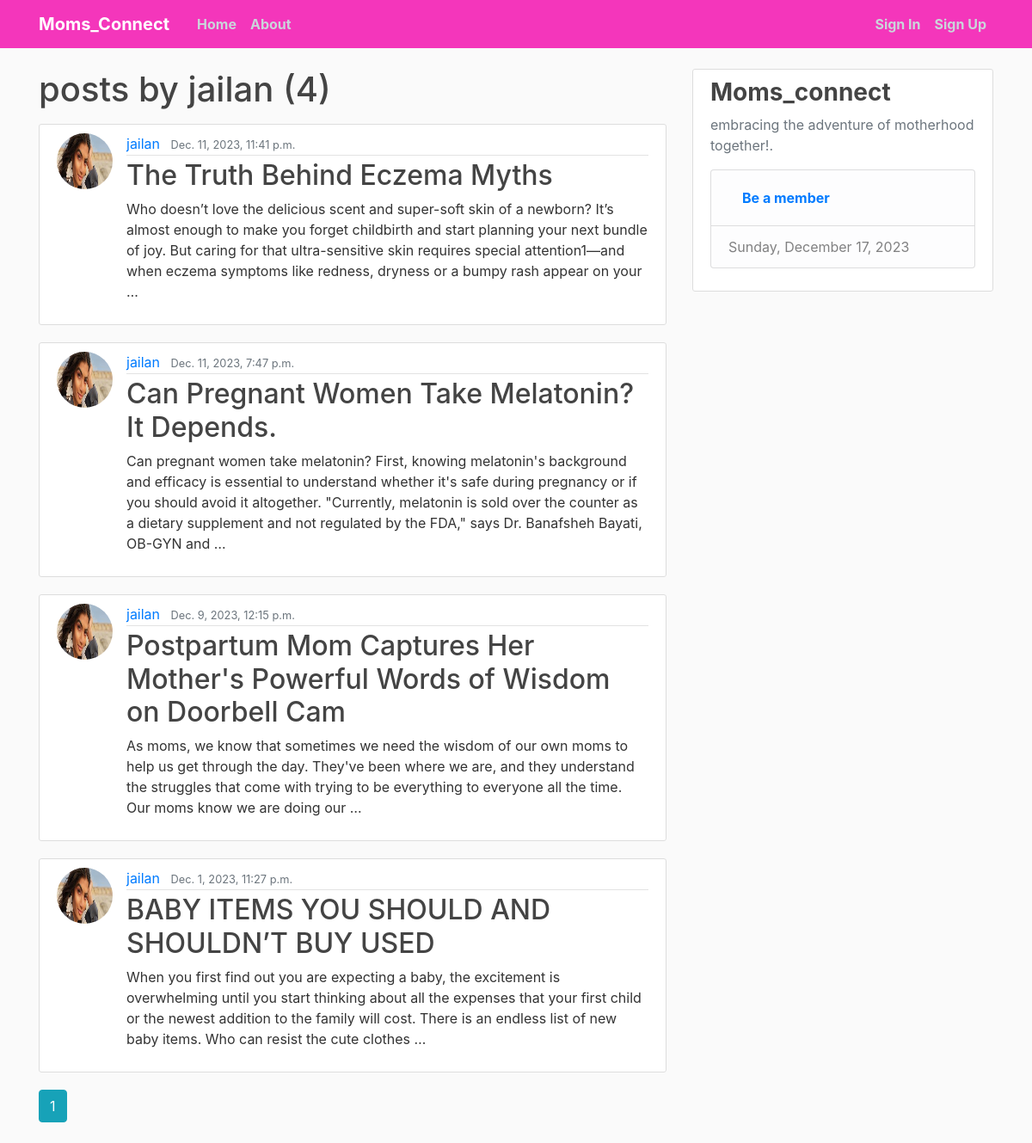
/user/jailan/, run on an earlier commit of the app's database.
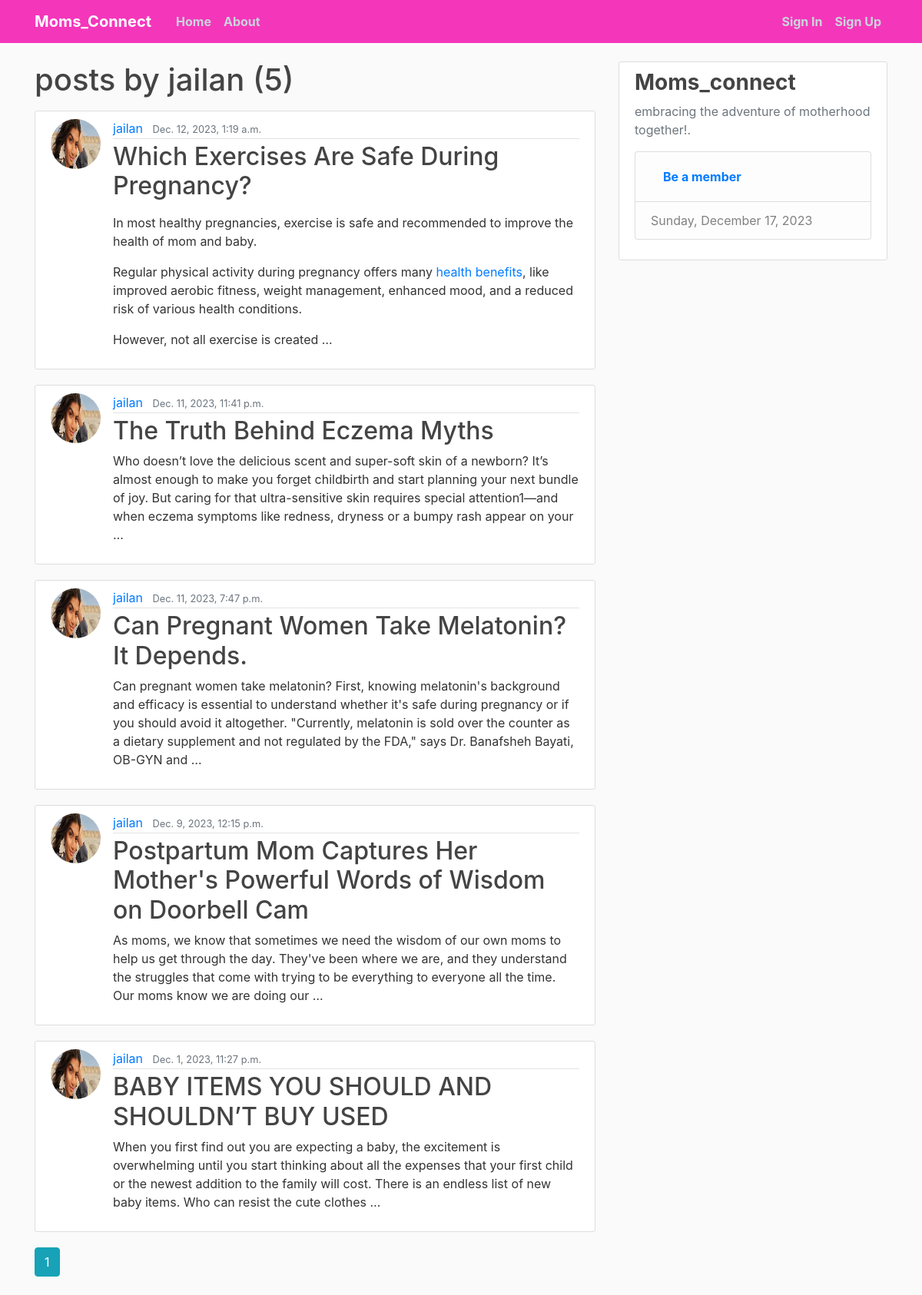
And on a later commit of the database.
### blog/models.py (models this page shows, shortened)
class Post(models.Model):
    title = models.CharField(max_length=200)
    content = RichTextField(blank=True, null=True)
    date_posted = models.DateTimeField(default=timezone.now)
    author = models.ForeignKey(User, on_delete=models.CASCADE)

### users/models.py (models this page shows, shortened)
class Profile(models.Model):
    user = models.OneToOneField(User, on_delete=models.CASCADE)
    Bio = models.CharField(max_length=1000, blank=True)
    image = models.ImageField(default='default.jpg', upload_to='profile_photos')

### blog/views.py (the view)
# urls.py: path('user/<str:username>/', userPostListView.as_view(), name='blog-user-posts'),
class userPostListView(ListView):
    model = Post
    template_name = 'blog/user_posts.html'
    context_object_name = 'posts'
    paginate_by = 5
    def get_queryset(self):
        user = get_object_or_404(User, username=self.kwargs.get('username'))
        return Post.objects.filter(author=user).order_by('-date_posted')

### templates/blog/user_posts.html (shortened to what this page needs)
{% extends "base.html" %}
{% block content %}
<h1 class="mb-3">posts by {{ view.kwargs.username }} ({{ page_obj.paginator.count }})</h1>
    {% for post in posts %}
    <article class="media content-section">
      <img class="rounded-circle article-img" src="{{ post.author.profile.image.url }}">
        <div class="media-body">
          <div class="article-metadata">
            <a class="mr-2" href="{% url 'blog-user-posts' post.author.username %}">{{ post.author }}</a>
            <small class="text-muted">{{ post.date_posted }}</small>
          </div>
          <h2><a class="article-title" href="{% url 'blog-post-detail' post.id %}">{{ post.title }}</a></h2>
          <p class="article-content">{{ post.content|truncatewords:50|safe}}</p>
        </div>
    </article>
    {% endfor %}
    {% for num in page_obj.paginator.page_range %}
        {% if page_obj.number == num %}
          <a class="btn btn-info mb-4" href="?page={{ num }}">{{ num }}</a>
        {% elif num > page_obj.number|add:'-3' and num < page_obj.number|add:'3' %}
          <a class="btn btn-outline-info mb-4" href="?page={{ num }}">{{ num }}</a>
        {% endif %}
      {% endfor %}
{% endblock content %}

What changed in the data, as far as the page shows it:
added Post: author.profile.image (picture), author "jailan", date_posted "Dec. 12, 2023, 1:19 a.m.", title "Which Exercises Are Safe During Pregnancy?", content "In most healthy pregnancies, exercise is safe and recommended to improve the health of mom and baby. Regular physical activity during pregnancy offers many health benefits , like improved aerobic fitness, weight management, enhanced mood, and a reduced risk of various health conditions. However, not all exercise is created …"
Also different on the page:
{{ page_obj.paginator.count }}: "4" → "5"
